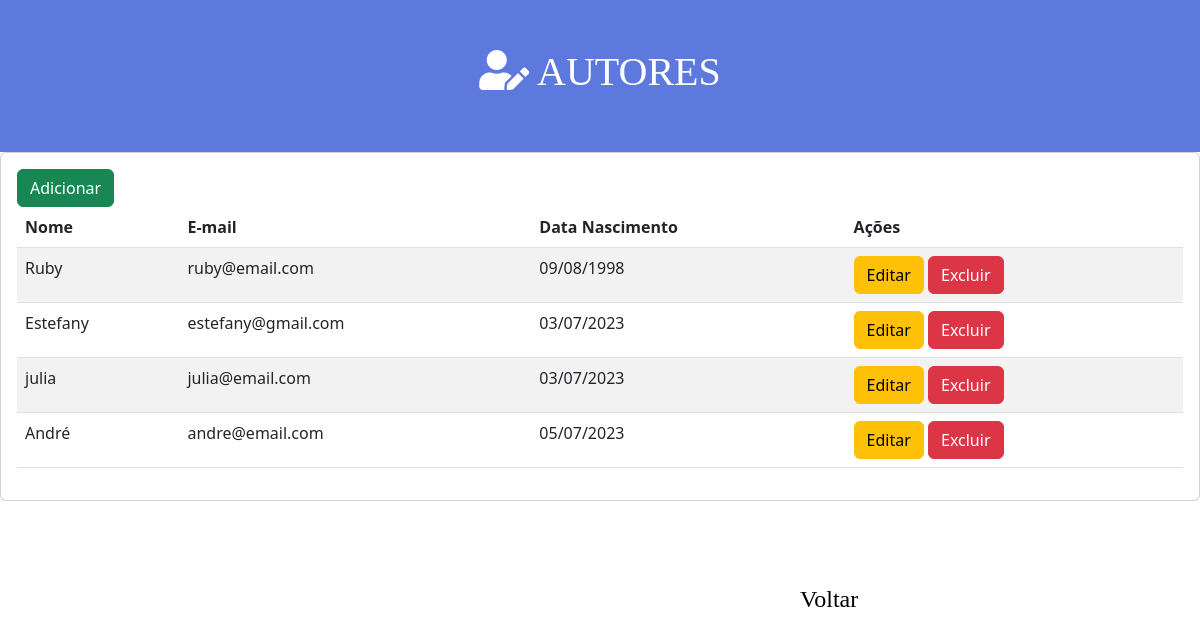
Before: /autor/ with the older database file.
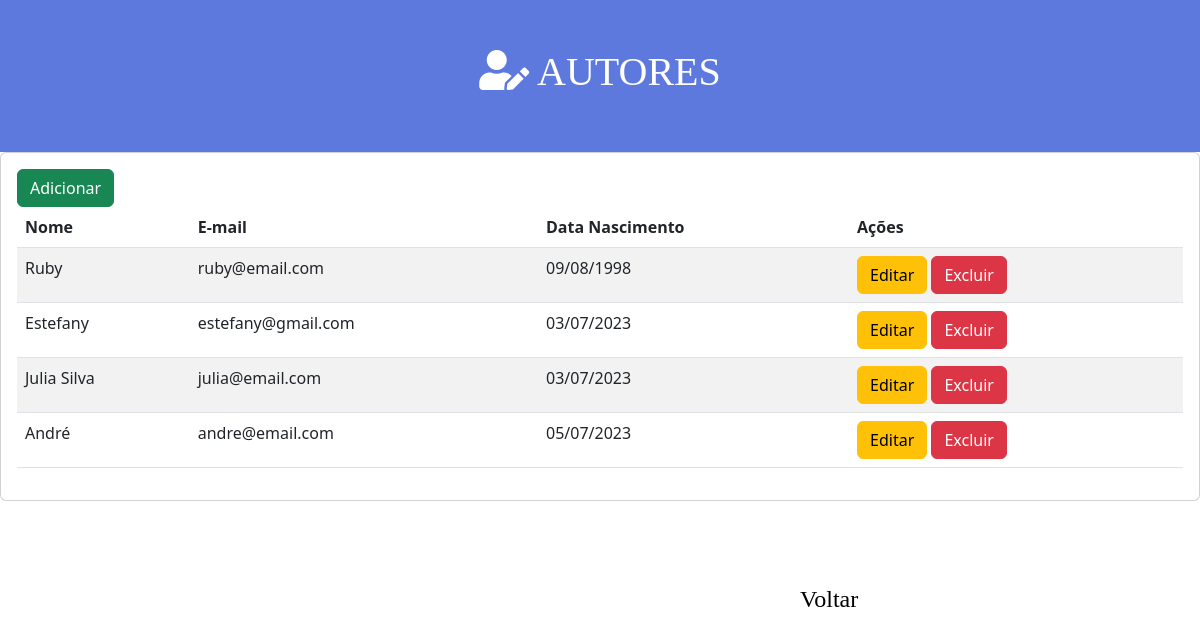
After: the same page with the newer database file.
### portal/models.py (models this page shows, shortened)
class Autor(models.Model):
    nome = models.CharField(max_length=255)
    data_nascimento = models.DateField()
    email = models.EmailField()

### portal/views.py (the view)
# urls.py: path('autor/', views.autor, name="autor"),
def autor(request):
    autores = Autor.objects.all()
    context = {
        'autores': autores
    }
    return render(request, 'portal/autor.html', context)

### portal/templates/portal/autor.html
{% extends 'base.html' %}
{% block content %}
    <div class="header">
        <h1><i class="fas fa-user-edit"></i> AUTORES </h1>
    </div>
    <div class="card">
        <div class="card-body">
            <a class="btn btn-success" href="{% url 'autor_add' %}">Adicionar</a>
            <table class="table table-striped">
                <thead>
                    <tr>
                        <th>Nome</th>
                        <th>E-mail</th>
                        <th>Data Nascimento</th>
                        <th>Ações</th>
                    </tr>
                </thead>
                <tbody>
                    {% for autor in autores %}
                        <tr>
                            <td>{{ autor.nome }}</td>
                            <td>{{ autor.email }}</td>
                            <td>{{ autor.data_nascimento |date:"d/m/Y"}}</td>
                            <td>
                                <a class="btn btn-warning" href="{% url 'autor_edit' autor.id %}">Editar</a>
                                <a class="btn btn-danger" href="{% url 'autor_delete' autor.id %}"
                                onclick="return confirm('Tem certeza de que deseja deletar?')">Excluir</a>
                            </td>
                        </tr>
                    {% endfor %}
                </tbody>
            </table>
        </div>
    </div>
    <div class="botao-voltar">
        <a href="{% url 'home' %}">Voltar</a>
    </div>
{% endblock content %}

Changed rows visible on the page:
changed Autor "julia@email.com": nome "julia" → "Julia Silva"
